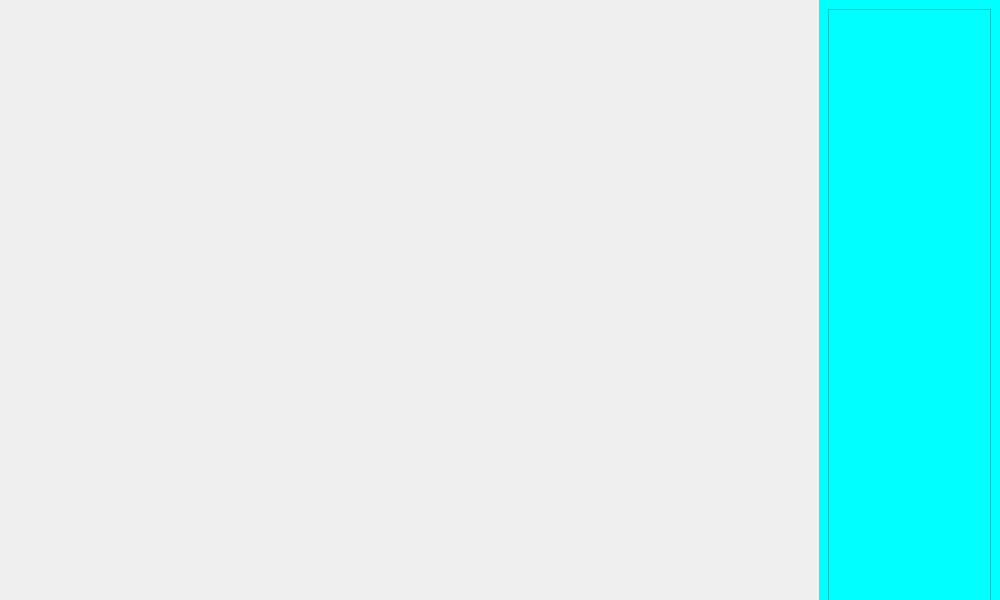
<?xml version="1.0" encoding="UTF-8"?>
<ui version="4.0">
 <class>PyExpenses</class>
 <widget class="QMainWindow" name="PyExpenses">
  <property name="geometry">
   <rect>
    <x>0</x>
    <y>0</y>
    <width>1000</width>
    <height>600</height>
   </rect>
  </property>
  <property name="sizePolicy">
   <sizepolicy hsizetype="Preferred" vsizetype="Preferred">
    <horstretch>0</horstretch>
    <verstretch>0</verstretch>
   </sizepolicy>
  </property>
  <property name="minimumSize">
   <size>
    <width>800</width>
    <height>500</height>
   </size>
  </property>
  <property name="maximumSize">
   <size>
    <width>12000</width>
    <height>7000</height>
   </size>
  </property>
  <property name="windowTitle">
   <string>PyExpenses</string>
  </property>
  <property name="layoutDirection">
   <enum>Qt::LeftToRight</enum>
  </property>
  <property name="autoFillBackground">
   <bool>false</bool>
  </property>
  <property name="tabShape">
   <enum>QTabWidget::Triangular</enum>
  </property>
  <widget class="QWidget" name="centralwidget">
   <widget class="QLabel" name="picLabel">
    <property name="geometry">
     <rect>
      <x>0</x>
      <y>0</y>
      <width>800</width>
      <height>591</height>
     </rect>
    </property>
    <property name="minimumSize">
     <size>
      <width>550</width>
      <height>499</height>
     </size>
    </property>
    <property name="maximumSize">
     <size>
      <width>20000</width>
      <height>10000</height>
     </size>
    </property>
    <property name="baseSize">
     <size>
      <width>640</width>
      <height>480</height>
     </size>
    </property>
    <property name="autoFillBackground">
     <bool>true</bool>
    </property>
    <property name="text">
     <string/>
    </property>
    <property name="scaledContents">
     <bool>true</bool>
    </property>
   </widget>
  </widget>
  <widget class="QDockWidget" name="dockWidget">
   <property name="enabled">
    <bool>true</bool>
   </property>
   <property name="minimumSize">
    <size>
     <width>200</width>
     <height>600</height>
    </size>
   </property>
   <property name="maximumSize">
    <size>
     <width>200</width>
     <height>700</height>
    </size>
   </property>
   <property name="acceptDrops">
    <bool>true</bool>
   </property>
   <property name="layoutDirection">
    <enum>Qt::RightToLeft</enum>
   </property>
   <property name="floating">
    <bool>false</bool>
   </property>
   <property name="features">
    <set>QDockWidget::DockWidgetMovable|QDockWidget::DockWidgetVerticalTitleBar</set>
   </property>
   <property name="allowedAreas">
    <set>Qt::LeftDockWidgetArea|Qt::RightDockWidgetArea</set>
   </property>
   <attribute name="dockWidgetArea">
    <number>2</number>
   </attribute>
   <widget class="QWidget" name="dockWidgetContents">
    <property name="minimumSize">
     <size>
      <width>50</width>
      <height>600</height>
     </size>
    </property>
    <property name="maximumSize">
     <size>
      <width>300</width>
      <height>700</height>
     </size>
    </property>
    <property name="mouseTracking">
     <bool>false</bool>
    </property>
    <property name="toolTip">
     <string extracomment="Select a year or a month you want to see report for"/>
    </property>
    <property name="toolTipDuration">
     <number>1</number>
    </property>
    <property name="whatsThis">
     <string/>
    </property>
    <property name="autoFillBackground">
     <bool>false</bool>
    </property>
    <property name="styleSheet">
     <string notr="true">background-color: cyan;</string>
    </property>
    <layout class="QGridLayout" name="gridLayout">
     <item row="0" column="0">
      <widget class="QTreeWidget" name="treeWidget">
       <property name="minimumSize">
        <size>
         <width>100</width>
         <height>700</height>
        </size>
       </property>
       <property name="maximumSize">
        <size>
         <width>300</width>
         <height>700</height>
        </size>
       </property>
       <property name="layoutDirection">
        <enum>Qt::LeftToRight</enum>
       </property>
       <attribute name="headerVisible">
        <bool>false</bool>
       </attribute>
       <column>
        <property name="text">
         <string/>
        </property>
       </column>
      </widget>
     </item>
    </layout>
   </widget>
  </widget>
 </widget>
 <resources/>
 <connections/>
</ui>
